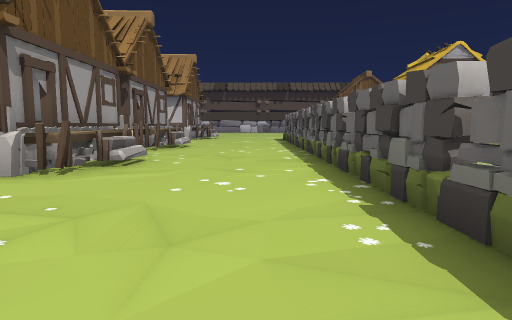
View 1 (above)

24 first-person views from a walk through a scene from a Unity 3-D project. The camera is 1.4 m above the floor, tilts 6° down and sees 75° across. The floor is counted in squares, 2 m on a side. Each view is taken from the middle of a square. On the plan, view 1 faces up. The plan holds only what a view shows up to about 10 squares ahead; the rest is blank. The place goes on beyond the plan. The player character is not drawn. Some animated figures are not drawn.

View 2
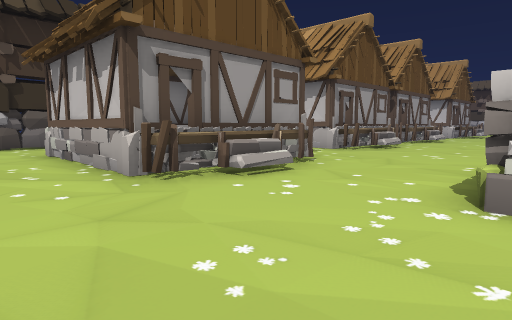

View 3
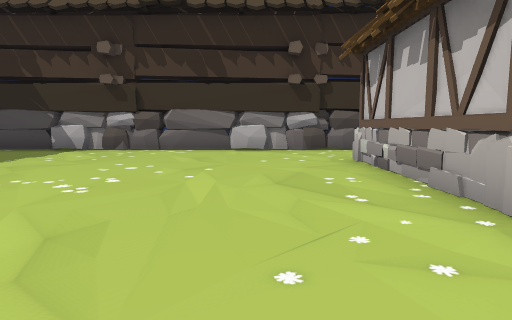

View 4
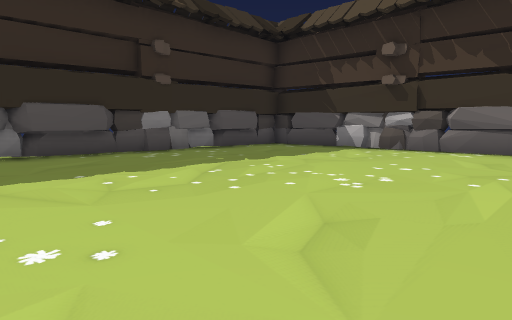

View 5
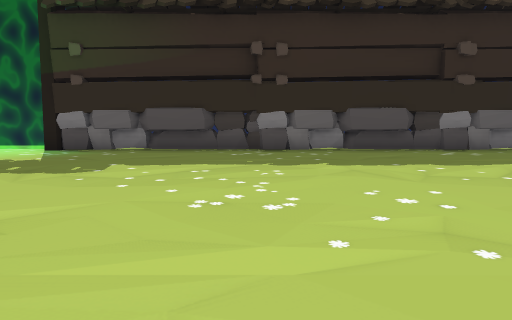

View 6
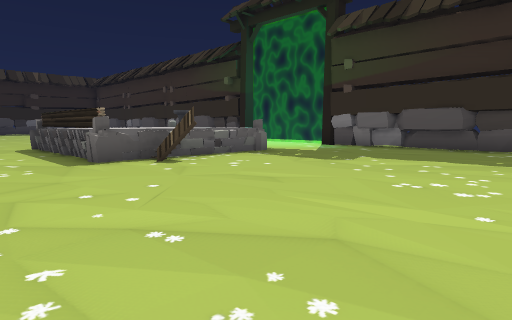

View 7
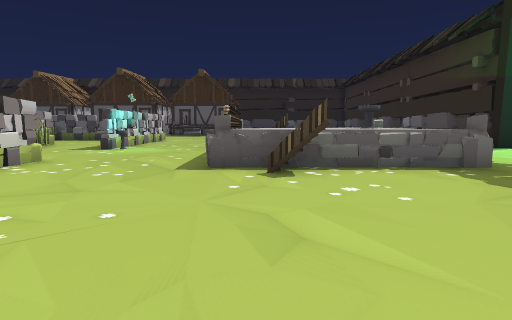

View 8
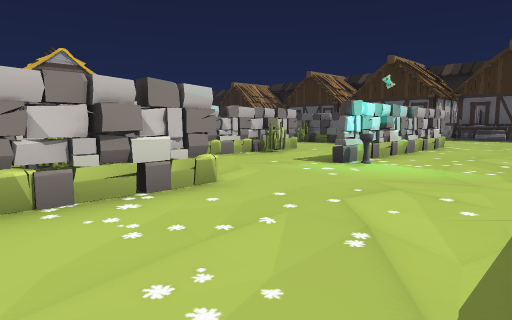

View 9
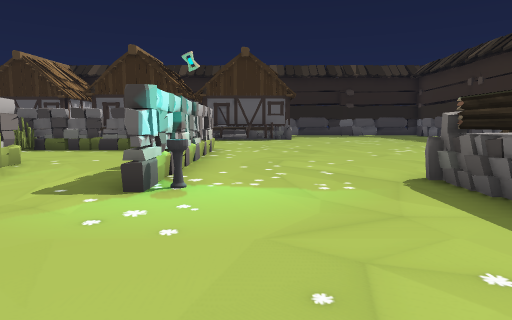

View 10
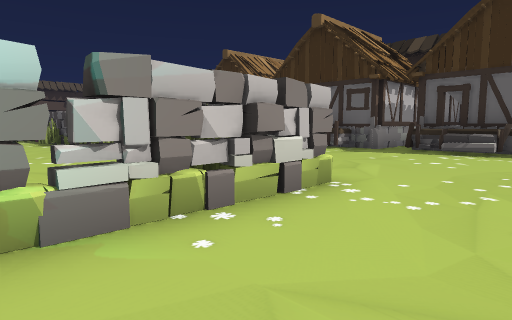

View 11
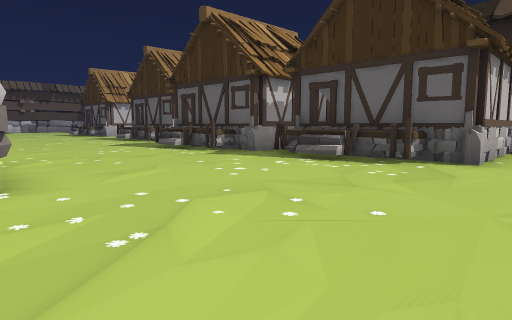

View 12
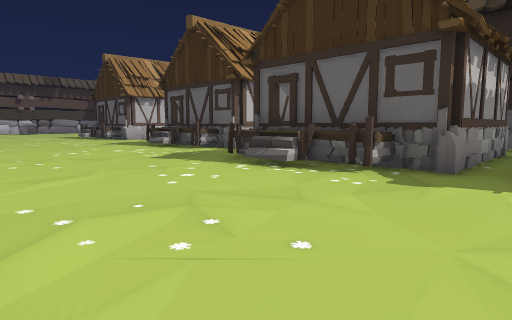

View 13
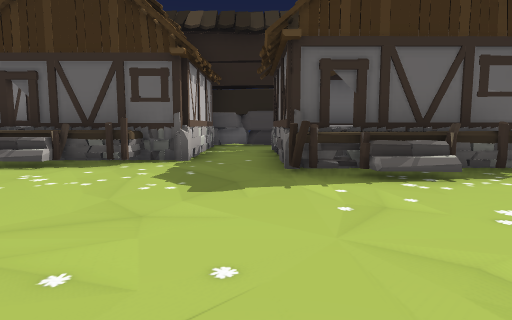

View 14
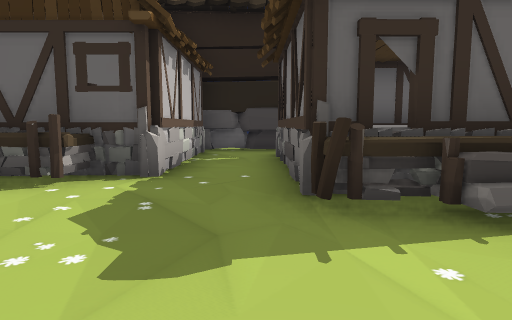

View 15
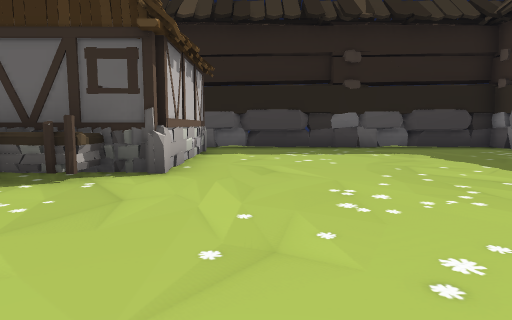

View 16
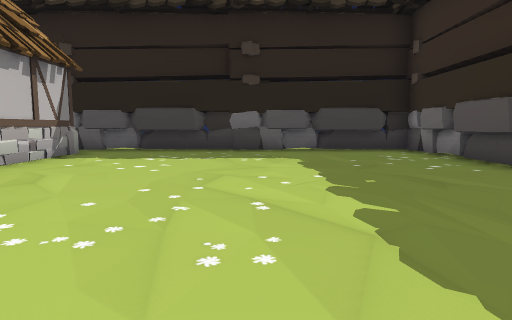

View 17
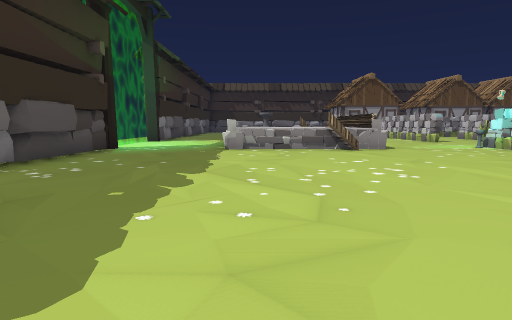

View 18
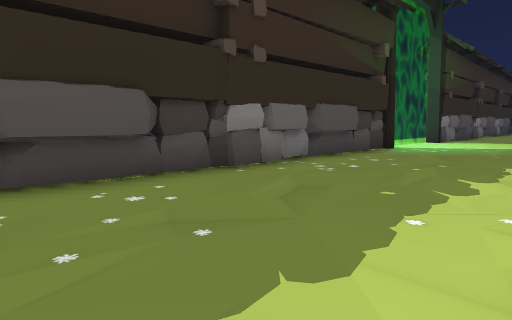

View 19
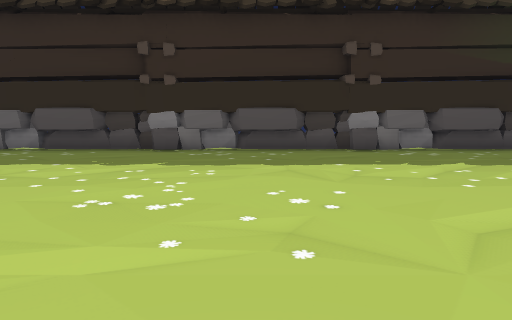

View 20
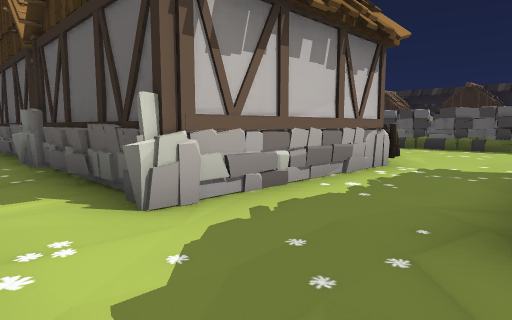

View 21
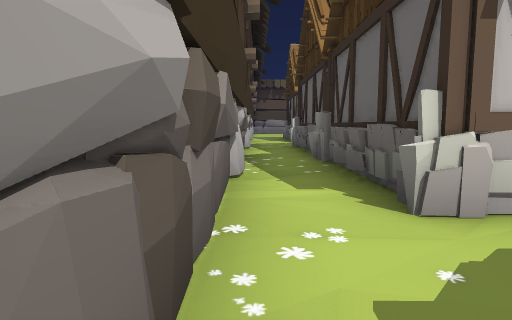

View 22
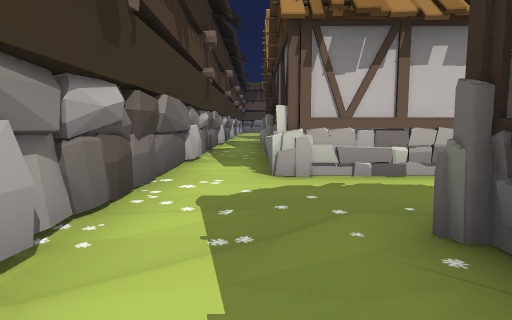

View 23
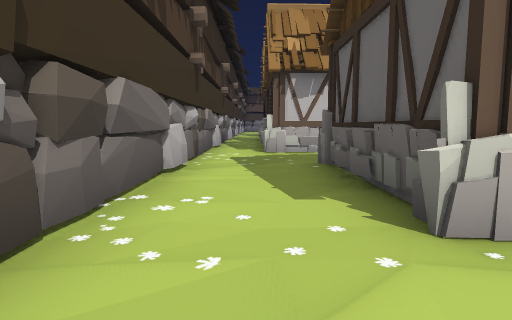

View 24
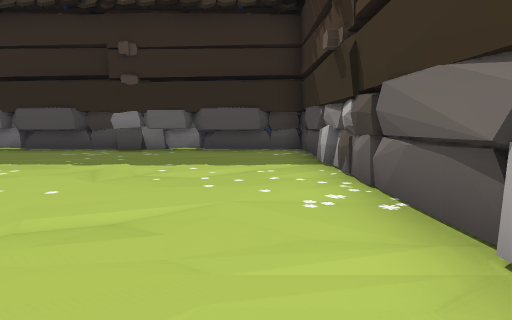

### Floor plan
Key: @ floor where view 1 was taken; # wall or solid block; . floor; = window, fence, low wall or low ledge; ^ raised ledge; H hut; P plant; O other object.
Columns run from 10 left of view 1 to 29 right of it. Each row starts with its distance up from view 1.
 10 #..H   H...O                .....OH
  9 #.H ###H...O                .....OH
  8 #..H  H....O                ......HHHH
  7 #..H   O...O             .O ..........#
  6 #..H  HO...O             .O...........##
  5 #.HHHHHH...O             .O ....HHHHH #
  4 #..........O      OO    ..P.....OHHHH
  3 #..........O            ..O.....OH  H
  2 #...#  #...O   OOOOOOPPO..O......HHHH
  1 #..#   HO..O       .......O..........
  0 #..H  HHH.@OO     .......PO.....OHH
 -1 #...H  HH...OOOOOO...OOOOOO.....O#
 -2 #..H####H.......................O#
 -3 #................................#HHH##
 -4 #.....................................#
 -5 #...............=####^................##
 -6 #...............^^ ^ #................##
 -7 #................^ ^ ^.................#
 -8 #................^ ^ ^.................#
 -9 #................^   ^................##
-10 #.....................................##
-11 #.....................................##
-12 #.####.####..####.. ....###..###...#####
-13 ############### #==  =###############

Where each view was taken, in squares from view 1:
view 1: 0 up, 0 right, facing up
view 2: 4 down, 2 right, facing up-left
view 3: 4 down, 0 right, facing left
view 4: 4 down, 0 right, facing down-left
view 5: 3 down, 1 right, facing down
view 6: 2 down, 0 right, facing down-right
view 7: 5 down, 1 right, facing right
view 8: 4 down, 5 right, facing up-right
view 9: 2 down, 7 right, facing right
view 10: 3 down, 13 right, facing up-right
view 11: 5 down, 16 right, facing up-right
view 12: 0 up, 17 right, facing up-right
view 13: 6 up, 17 right, facing right
view 14: 6 up, 19 right, facing right
view 15: 5 down, 18 right, facing right
view 16: 8 down, 19 right, facing right
view 17: 8 down, 21 right, facing left
view 18: 8 down, 21 right, facing down-left
view 19: 3 down, 20 right, facing down
view 20: 2 up, 9 left, facing up-right
view 21: 2 up, 9 left, facing up
view 22: 0 up, 8 left, facing up
view 23: 4 down, 8 left, facing up
view 24: 3 down, 8 left, facing down
